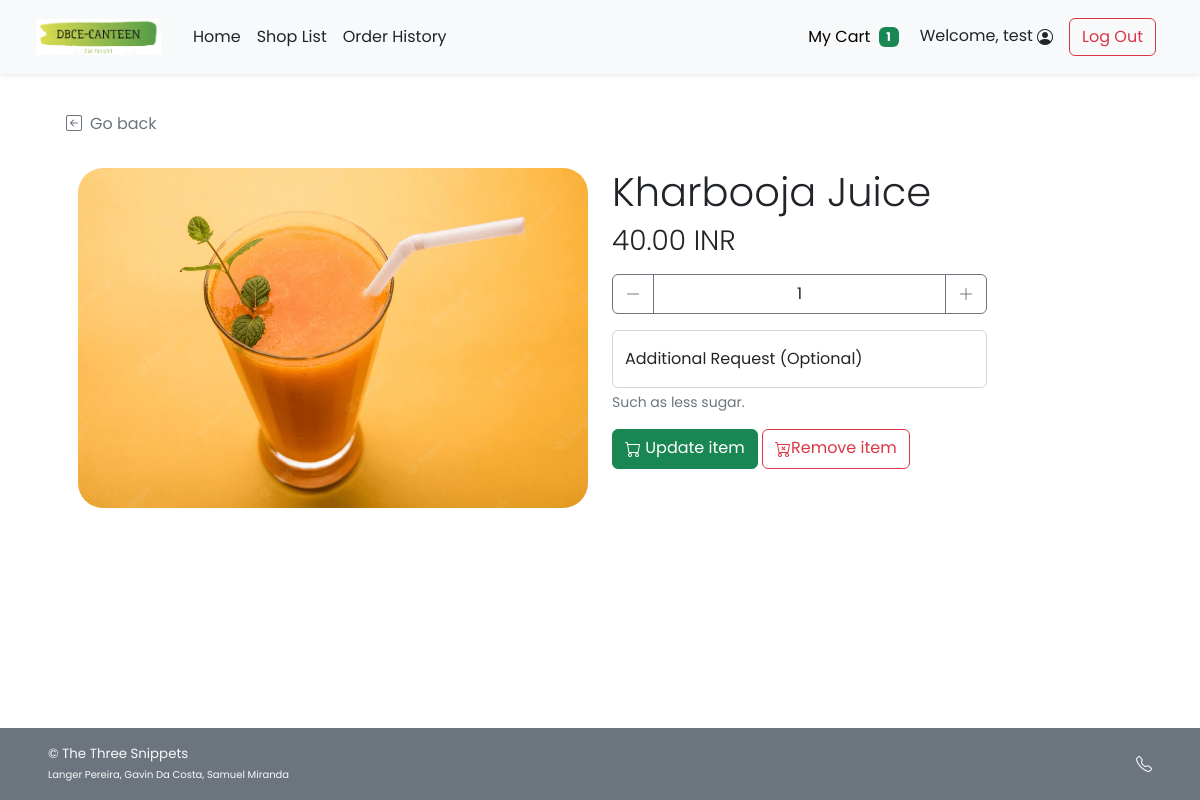
The app's page /cust_update_cart.php?s_id=6&f_id=29 (signed in) with its own data.
### tables this page shows
CREATE TABLE `food` (
  `f_id` int(11) NOT NULL,
  `s_id` int(11) NOT NULL,
  `f_name` varchar(100) NOT NULL,
  `f_price` decimal(6,2) NOT NULL,
  `f_pic` text DEFAULT NULL
);

CREATE TABLE `cart` (
  `ct_id` int(11) NOT NULL,
  `ct_amount` int(11) NOT NULL,
  `ct_note` text NOT NULL,
  `s_id` int(11) NOT NULL,
  `f_id` int(11) NOT NULL,
  `c_id` int(11) NOT NULL
);

### cust_update_cart.php (the view, shortened to what this page needs)
<!DOCTYPE html>
<html lang="en">
<head>
    <?php
    include("conn_db.php");
    include('head.php');
    ?>
    <link href="css/main.css" rel="stylesheet">
    <link href="css/menu.css" rel="stylesheet">
</head>
<body class="d-flex flex-column h-100">
    <?php
        include('nav_header.php');
        $s_id = $_GET["s_id"];
        $f_id = $_GET["f_id"];
        $query = "SELECT * FROM food WHERE s_id = {$s_id} AND f_id = {$f_id} LIMIT 0,1";
        $result = $mysqli -> query($query);
        $food_row = $result -> fetch_array();
    ?>
    <div class="container px-5 py-4" id="shop-body">
    <div class="row my-4">
            <a class="nav nav-item text-decoration-none text-muted mb-2" href="#" onclick="history.back();">
                <i class="bi bi-arrow-left-square me-2"></i>Go back
            </a>
        </div>
        <div class="row row-cols-1 row-cols-md-2 mb-5">
            <div class="col mb-3 mb-md-0">
                <img
                    <?php
                        if(is_null($food_row["f_pic"])){echo "src='img/default.png'";}
                        else{echo "src=\"img/{$food_row['f_pic']}\"";}
                    ?>
                    class="img-fluid rounded-25 float-start"
                    alt="<?php echo $food_row["f_name"]?>">
            </div>
            <div class="col text-wrap">
                <h1 class="fw-light"><?php echo $food_row["f_name"]?></h1>
                <h3 class="fw-light"><?php echo $food_row["f_price"]?> INR</h3>
                <?php
                    $ci_query = "SELECT ct_amount,ct_note FROM cart WHERE c_id = {$_SESSION['cid']} AND f_id = {$f_id} AND s_id = {$s_id}";
                    $ci_arr = $mysqli -> query($ci_query) -> fetch_array();
                ?>
                <div class="form-amount">
                    <form class="mt-3" method="POST" action="cust_update_cart.php">
                        <div class="input-group mb-3">
                            <button id="sub_btn" class="btn btn-outline-secondary" type="button" title="subtract amount"
                                onclick="sub_amt('amount')">
                                <i class="bi bi-dash-lg"></i>
                            </button>
                            <input type="number" class="form-control text-center border-secondary" id="amount"
                                name="amount" value="<?php echo $ci_arr["ct_amount"]?>" min="1" max="99">
                            <button id="add_btn" class="btn btn-outline-secondary" type="button" title="add amount"
                                onclick="add_amt('amount')">
                                <i class="bi bi-plus-lg"></i>
                            </button>
                        </div>
                        <div class="form-floating mb-3">
                            <input type="text" class="form-control" id="addrequest" name="request" value="<?php echo $ci_arr["ct_note"]?>" placeholder=" ">
                            <label for="addrequest" class="d-inline-text">Additional Request (Optional)</label>
                            <div id="addrequest_helptext" class="form-text">
                                Such as less sugar.
                            </div>
                        </div>
                        <div class="d-grid gap-2 d-md-block">
                            <button class="btn btn-success" type="submit" title="Update item" name="upd_item" value="upd">
                            <i class="bi bi-cart"></i> Update item
                            </button>
                            <button class="btn btn-outline-danger" type="submit" formaction="remove_cart_item.php?rmv=1&s_id=<?php echo $s_id?>&f_id=<?php echo $f_id?>" value="rmv" title="remove from cart" name="rmv_item">
                            <i class="bi bi-cart-x"></i>Remove item
                            </button>
                        </div>
                    </form>
                </div>
            </div>
        </div>
    </div>
    <?php include('footer.php')?>
</body>
</html>

### css/main.css (style rules this page uses)
html { height: 100%; }
body { height: 100%; padding-top: 4rem; margin-bottom: -50px; font-family: 'Poppins', 'Noto Sans Thai', sans-serif; }
a { cursor: pointer; }
.bi { vertical-align: -.125em; fill: currentColor; }
.rounded-25 { border-radius: 25px; }

### css/menu.css (style rules this page uses)
html, body { height: 100%; }
.form-amount { max-width: 375px; }

### records on screen
food: f_pic (picture), f_name "Kharbooja Juice", f_price "40.00"
cart: amount "1"

### other values on screen
$incart_amt "1"
$_SESSION['firstname'] "test"
